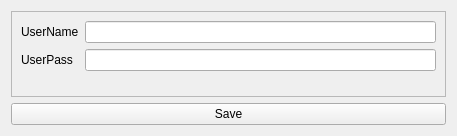
<?xml version="1.0" encoding="UTF-8"?>
<ui version="4.0">
 <class>Preferences</class>
 <widget class="QWidget" name="Preferences">
  <property name="geometry">
   <rect>
    <x>0</x>
    <y>0</y>
    <width>457</width>
    <height>136</height>
   </rect>
  </property>
  <property name="windowTitle">
   <string>Form</string>
  </property>
  <layout class="QVBoxLayout" name="verticalLayout">
   <item>
    <widget class="QFrame" name="PreferencesFr">
     <property name="frameShape">
      <enum>QFrame::StyledPanel</enum>
     </property>
     <property name="frameShadow">
      <enum>QFrame::Raised</enum>
     </property>
     <layout class="QFormLayout" name="formLayout">
      <item row="0" column="0">
       <widget class="QLabel" name="UserName">
        <property name="text">
         <string>UserName</string>
        </property>
       </widget>
      </item>
      <item row="0" column="1">
       <widget class="QLineEdit" name="NameLe"/>
      </item>
      <item row="1" column="0">
       <widget class="QLabel" name="UserPass">
        <property name="text">
         <string>UserPass</string>
        </property>
       </widget>
      </item>
      <item row="1" column="1">
       <widget class="QLineEdit" name="PassLe"/>
      </item>
     </layout>
    </widget>
   </item>
   <item>
    <widget class="QPushButton" name="Save">
     <property name="text">
      <string>Save</string>
     </property>
    </widget>
   </item>
  </layout>
 </widget>
 <resources/>
 <connections/>
</ui>
